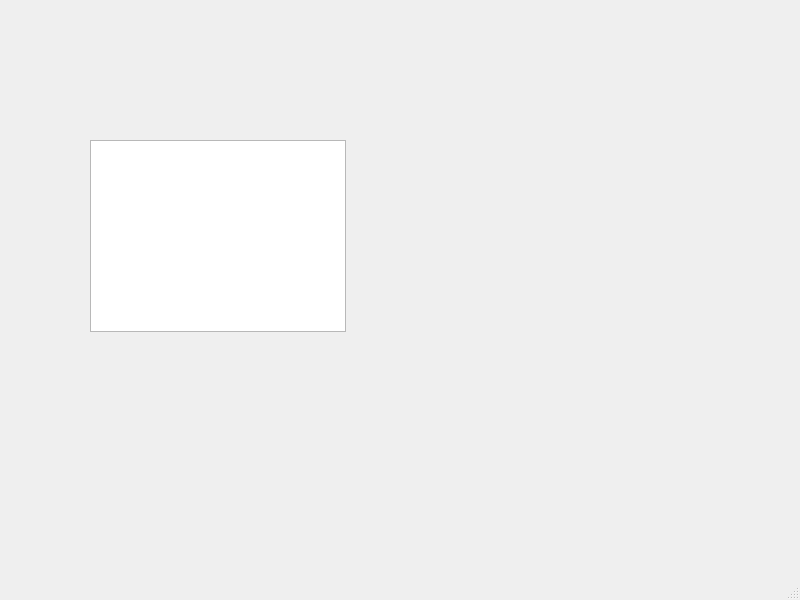
<?xml version="1.0" encoding="UTF-8"?>
<ui version="4.0">
 <class>SearchForm</class>
 <widget class="QMainWindow" name="SearchForm">
  <property name="geometry">
   <rect>
    <x>0</x>
    <y>0</y>
    <width>800</width>
    <height>600</height>
   </rect>
  </property>
  <property name="windowTitle">
   <string>MainWindow</string>
  </property>
  <widget class="QWidget" name="centralwidget">
   <widget class="QListWidget" name="listWidget">
    <property name="geometry">
     <rect>
      <x>90</x>
      <y>140</y>
      <width>256</width>
      <height>192</height>
     </rect>
    </property>
   </widget>
  </widget>
  <widget class="QMenuBar" name="menubar">
   <property name="geometry">
    <rect>
     <x>0</x>
     <y>0</y>
     <width>800</width>
     <height>21</height>
    </rect>
   </property>
  </widget>
  <widget class="QStatusBar" name="statusbar"/>
 </widget>
 <resources/>
 <connections/>
</ui>
